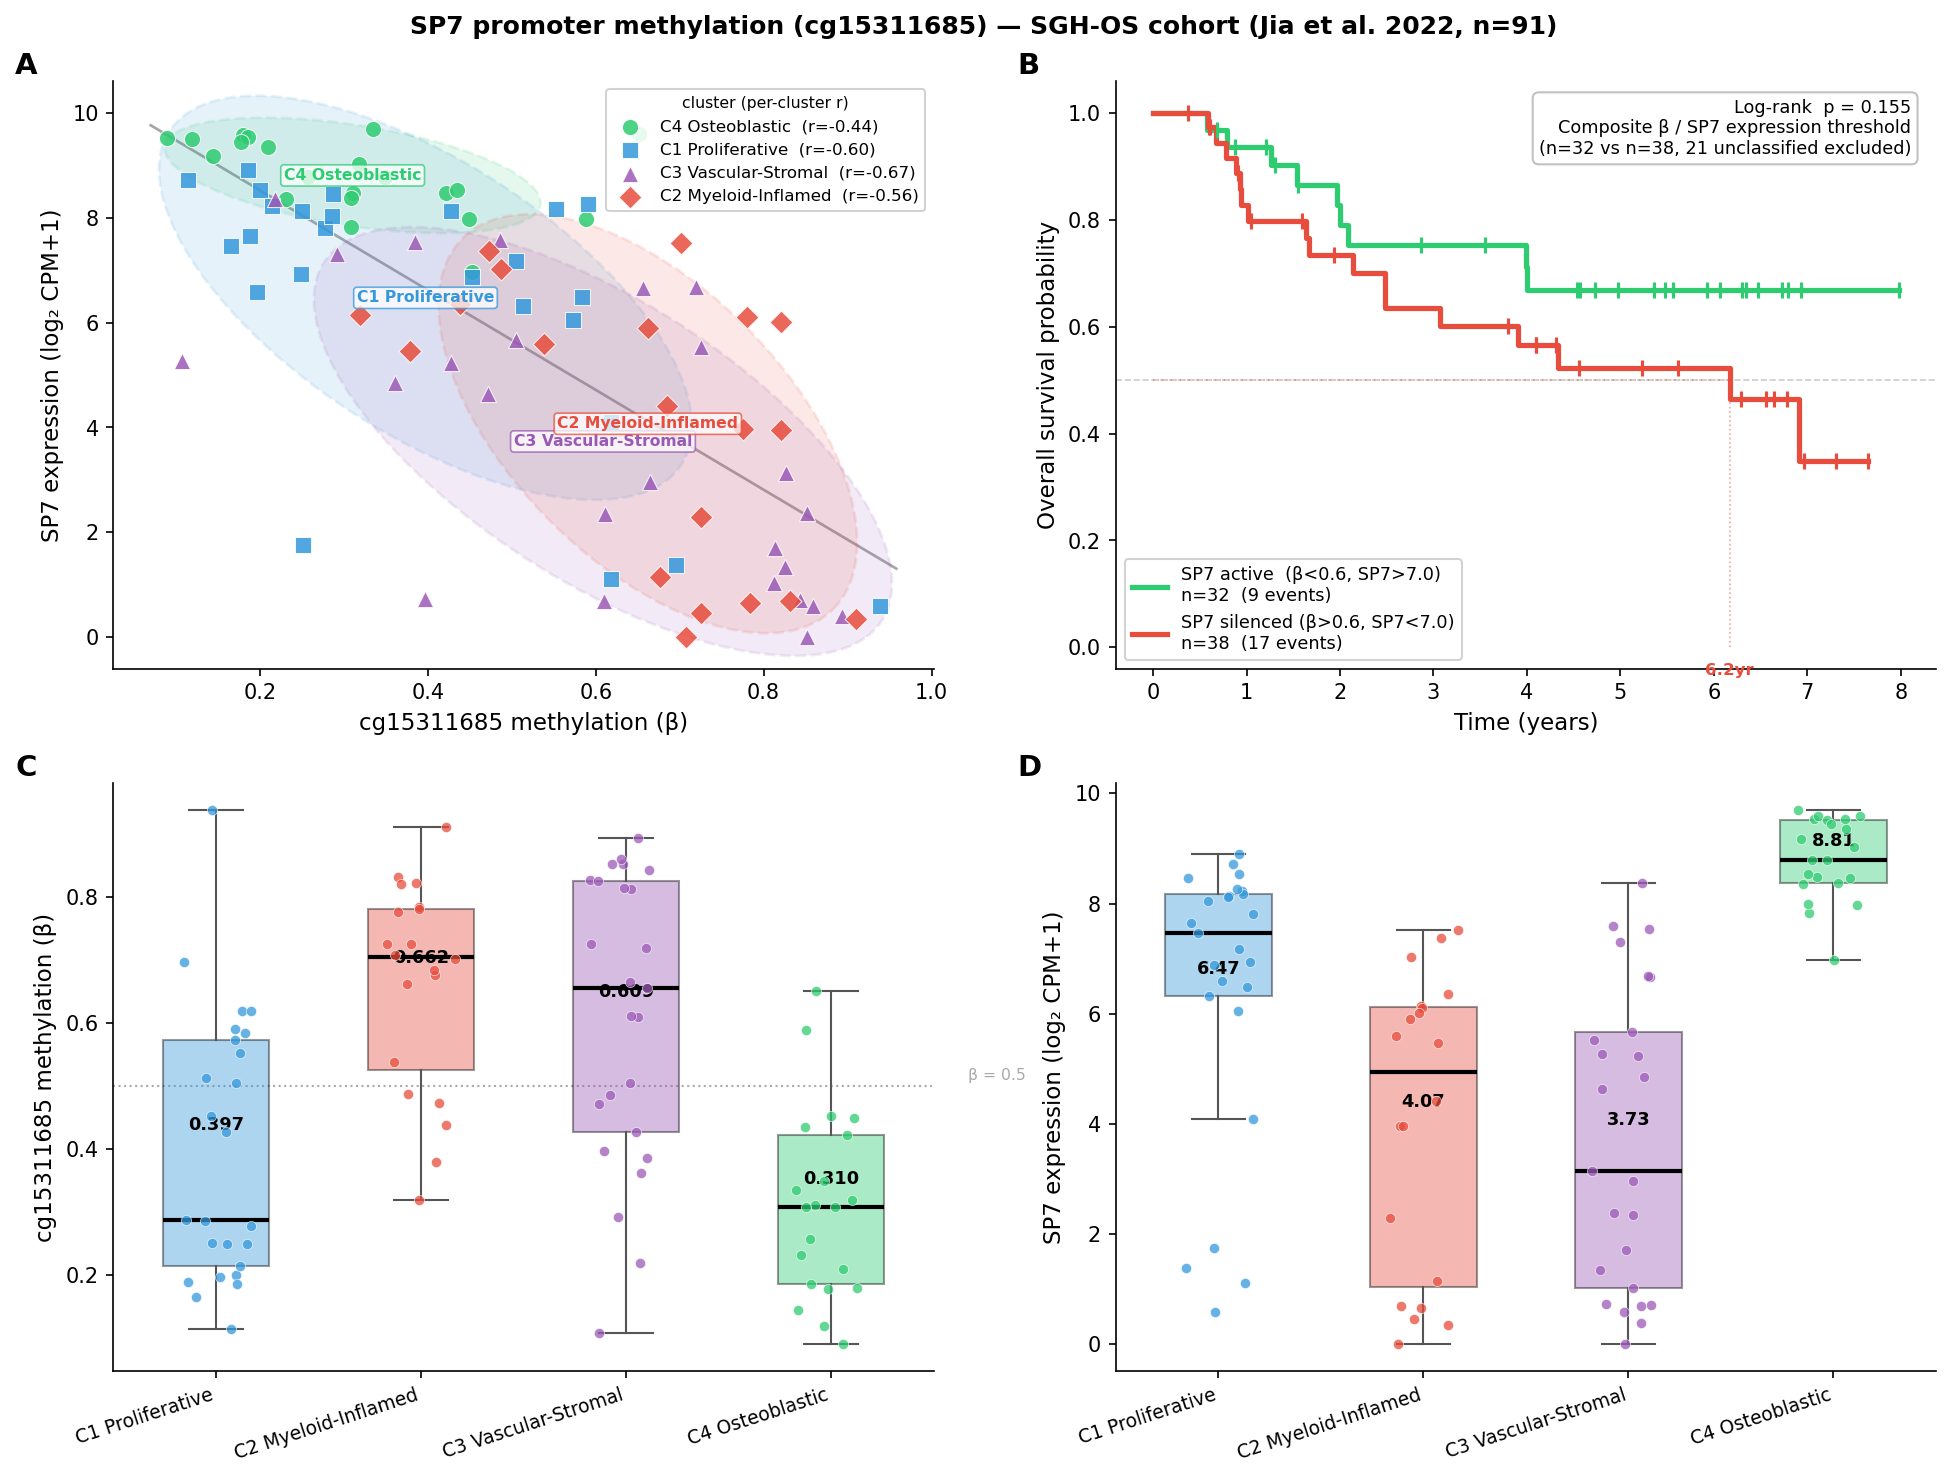

Recreate this plot in Python.
"""
SP7 / cg15311685 scatter plots — run3_methy deep dive
Uses raw (non-anonymized) OS Jia 2022 data.

Produces a 3-panel figure:
  Panel A: cg15311685 beta vs SP7 expression, points coloured by cluster
  Panel B: cg15311685 beta distribution per cluster (box + strip)
  Panel C: SP7 expression distribution per cluster (box + strip)

Run from repo root:
    conda run -n biodiscoverygym python analysis/sp7_cg15311685_scatter.py
"""

import numpy as np
import pandas as pd
import matplotlib.pyplot as plt
import matplotlib.patches as mpatches
from matplotlib.patches import Ellipse
import matplotlib.transforms as transforms
from scipy.stats import spearmanr, chi2

# ── paths ──────────────────────────────────────────────────────────────────
RAW_DIR = "data/external/os_jia2022"
OUT     = "analysis/sp7_cg15311685_scatter.png"
CPG     = "cg15311685"
ADJ_CPG = "cg04248332"   # adjacent SP7 probe found by G0 s7

# ── load raw data ──────────────────────────────────────────────────────────
meth = pd.read_parquet(f"{RAW_DIR}/methylation.parquet")
expr = pd.read_parquet(f"{RAW_DIR}/expression.parquet")
clin = pd.read_csv(f"{RAW_DIR}/OS_clinical.tsv", sep="\t", index_col=0)

common = meth.index.intersection(expr.index).intersection(clin.index)
meth, expr, clin = meth.loc[common], expr.loc[common], clin.loc[common]

# ── cluster mapping ────────────────────────────────────────────────────────
# mrna_cluster numbers match the agent's partition (confirmed by beta/expression values)
CLUSTER_MAP = {
    4: "C4 Osteoblastic",       # best prognosis, low methylation
    1: "C1 Proliferative",
    3: "C3 Vascular-Stromal",
    2: "C2 Myeloid-Inflamed",   # worst prognosis, high methylation
}
CLUSTER_ORDER = [4, 1, 3, 2]   # best → worst prognosis (used in scatter)
BOX_ORDER     = [1, 2, 3, 4]   # numeric order for box plots
COLOURS = {
    4: "#2ecc71",   # green  – best prognosis
    1: "#3498db",   # blue
    3: "#9b59b6",   # purple
    2: "#e74c3c",   # red    – worst prognosis
}

surv_time = np.where(clin["vital_status"] == "Dead",
                     clin["days_to_death"],
                     clin["days_to_last_follow_up"]).astype(float)
event = (clin["vital_status"] == "Dead").astype(int)

# ── composite SP7-promoter methylation score ───────────────────────────────
# Use all CpGs with Spearman r < -0.70 vs SP7 expression (same threshold as
# the landscape figure) to build a robust multi-CpG score
sp7_vals_all = expr["SP7"].values
_corrs = {cpg: spearmanr(meth[cpg].values, sp7_vals_all).statistic
          for cpg in meth.columns}
LANDSCAPE_CPGS = [cpg for cpg, r in _corrs.items() if r < -0.70]
print(f"Composite score CpGs (r < -0.70): {len(LANDSCAPE_CPGS)}")
composite_score = meth[LANDSCAPE_CPGS].mean(axis=1)   # mean beta across landscape

df = pd.DataFrame({
    "cluster":   clin["mrna_cluster"],
    "meth_cg15": meth[CPG],
    "meth_cg04": meth[ADJ_CPG],
    "sp7_expr":  expr["SP7"],
    "composite": composite_score,
    "surv_time": surv_time,
    "event":     event,
}, index=common)

# ── statistics ─────────────────────────────────────────────────────────────
r_cg15, p_cg15 = spearmanr(df["meth_cg15"], df["sp7_expr"])
r_cg04, p_cg04 = spearmanr(df["meth_cg04"], df["sp7_expr"])

print("Per-cluster statistics:")
print(f"{'Cluster':<22} {'n':>3}  {'beta mean':>9}  {'beta SD':>7}  {'SP7 mean':>8}  {'SP7 SD':>6}")
for c in CLUSTER_ORDER:
    sub = df[df["cluster"] == c]
    print(f"{CLUSTER_MAP[c]:<22} {len(sub):>3}  "
          f"{sub['meth_cg15'].mean():>9.3f}  {sub['meth_cg15'].std():>7.3f}  "
          f"{sub['sp7_expr'].mean():>8.2f}  {sub['sp7_expr'].std():>6.2f}")

print(f"\ncg15311685 × SP7:  r = {r_cg15:.3f},  p = {p_cg15:.2e}")
print(f"cg04248332 × SP7:  r = {r_cg04:.3f},  p = {p_cg04:.2e}")

# ── figure ─────────────────────────────────────────────────────────────────
# ── KM helpers ────────────────────────────────────────────────────────────
def kaplan_meier(time, event):
    time, event = np.array(time), np.array(event)
    event_times = np.sort(np.unique(time[event == 1]))
    t_pts, S = [0], [1.0]
    for t in event_times:
        at_risk = np.sum(time >= t)
        deaths  = np.sum((time == t) & (event == 1))
        S.append(S[-1] * (1 - deaths / at_risk))
        t_pts.append(t)
    # extend to max follow-up for step plot
    t_pts.append(time.max()); S.append(S[-1])
    return np.array(t_pts), np.array(S)

def logrank_p(t1, e1, t2, e2):
    t1, e1, t2, e2 = map(np.array, (t1, e1, t2, e2))
    event_times = np.sort(np.unique(np.concatenate([t1[e1==1], t2[e2==1]])))
    O1 = E1 = V = 0.0
    for t in event_times:
        n1 = np.sum(t1 >= t); n2 = np.sum(t2 >= t); n = n1 + n2
        d1 = np.sum((t1 == t) & (e1 == 1))
        d2 = np.sum((t2 == t) & (e2 == 1)); d = d1 + d2
        if n < 2: continue
        O1 += d1;  E1 += n1 * d / n
        if n > 1 and d < n:
            V += n1 * n2 * d * (n - d) / (n**2 * (n - 1))
    stat = (O1 - E1)**2 / V if V > 0 else 0
    return float(1 - chi2.cdf(stat, df=1))

fig, axes = plt.subplots(2, 2, figsize=(13, 10))
fig.suptitle(
    "SP7 promoter methylation (cg15311685) — SGH-OS cohort (Jia et al. 2022, n=91)",
    fontsize=12, fontweight="bold",
)
axes = axes.flatten()

# ── Panel A: scatter with confidence ellipses + per-cluster stats ──────────
ax = axes[0]

MARKERS = {4: "o", 1: "s", 3: "^", 2: "D"}   # distinct shape per cluster

def confidence_ellipse(x, y, ax, n_std=1.5, **kwargs):
    """Draw a covariance-based confidence ellipse for points (x, y)."""
    if len(x) < 3:
        return
    cov = np.cov(x, y)
    pearson = cov[0, 1] / (np.sqrt(cov[0, 0]) * np.sqrt(cov[1, 1]) + 1e-9)
    rx = np.sqrt(1 + pearson)
    ry = np.sqrt(1 - pearson)
    ellipse = Ellipse((0, 0), width=rx * 2, height=ry * 2, **kwargs)
    scale_x = np.sqrt(cov[0, 0]) * n_std
    scale_y = np.sqrt(cov[1, 1]) * n_std
    t = transforms.Affine2D() \
        .rotate_deg(45) \
        .scale(scale_x, scale_y) \
        .translate(np.mean(x), np.mean(y))
    ellipse.set_transform(t + ax.transData)
    ax.add_patch(ellipse)

for c in CLUSTER_ORDER:
    sub = df[df["cluster"] == c]
    x_c, y_c = sub["meth_cg15"].values, sub["sp7_expr"].values
    r_c, p_c = spearmanr(x_c, y_c)
    label = f"{CLUSTER_MAP[c]}  (r={r_c:.2f})"

    # confidence ellipse (1.5 SD)
    confidence_ellipse(x_c, y_c, ax,
                       facecolor=COLOURS[c], alpha=0.12,
                       edgecolor=COLOURS[c], linewidth=1.4, linestyle="--", zorder=2)

    # scatter points
    ax.scatter(x_c, y_c, c=COLOURS[c], marker=MARKERS[c],
               s=60, alpha=0.85, edgecolors="white", linewidths=0.5,
               zorder=4, label=label)

    # centroid label
    ax.annotate(
        CLUSTER_MAP[c].split()[0] + " " + CLUSTER_MAP[c].split()[1],
        xy=(np.mean(x_c), np.mean(y_c)),
        fontsize=7.5, fontweight="bold", color=COLOURS[c],
        ha="center", va="center",
        bbox=dict(boxstyle="round,pad=0.2", fc="white", ec=COLOURS[c],
                  alpha=0.75, linewidth=0.8),
        zorder=5,
    )

# overall regression line
x_all = df["meth_cg15"].values
y_all = df["sp7_expr"].values
m, b = np.polyfit(x_all, y_all, 1)
xline = np.linspace(x_all.min() - 0.02, x_all.max() + 0.02, 100)
ax.plot(xline, m * xline + b, color="black", lw=1.3, linestyle="-", alpha=0.35, zorder=1)

ax.set_xlabel("cg15311685 methylation (β)", fontsize=11)
ax.set_ylabel("SP7 expression (log₂ CPM+1)", fontsize=11)
ax.legend(fontsize=8, loc="upper right", framealpha=0.88,
          title="cluster (per-cluster r)", title_fontsize=7.5)
ax.spines[["top", "right"]].set_visible(False)
ax.text(-0.12, 1.05, "A", transform=ax.transAxes,
        fontsize=14, fontweight="bold", va="top", ha="left")

# ── Panel B: KM — composite SP7-promoter methylation score, median split ──
ax = axes[1]

# 2D absolute-value threshold: composite β < 0.60 AND SP7 > 7.0
# Both cutoffs are absolute measurements — apply to any new patient directly
BETA_CUT = 0.60
SP7_CUT  = 7.0
mask_low_meth  = (df["composite"] < BETA_CUT) & (df["sp7_expr"] > SP7_CUT)
mask_high_meth = (df["composite"] > BETA_CUT) & (df["sp7_expr"] < SP7_CUT)
# unclassified patients (neither condition) are excluded from KM

km_groups = [
    (mask_low_meth,  f"SP7 active  (β<{BETA_CUT}, SP7>{SP7_CUT})",    COLOURS[4]),
    (mask_high_meth, f"SP7 silenced (β>{BETA_CUT}, SP7<{SP7_CUT})", COLOURS[2]),
]

for mask, label, col in km_groups:
    t = df.loc[mask, "surv_time"].values
    e = df.loc[mask, "event"].values
    t_pts, S = kaplan_meier(t, e)
    n_dead  = int(e.sum())
    n_alive = len(t) - n_dead
    ax.step(t_pts / 365.25, S, where="post", color=col, lw=2.5,
            label=f"{label}\nn={len(t)}  ({n_dead} events)")
    cens_t = t[e == 0] / 365.25
    cens_S = [S[np.searchsorted(t_pts, ct * 365.25, side="right") - 1] for ct in cens_t]
    ax.scatter(cens_t, cens_S, marker="|", s=55, color=col, zorder=5, linewidth=1.5)
    med_idx = np.searchsorted(-np.array(S), -0.5)
    if med_idx < len(t_pts):
        med_yr = t_pts[med_idx] / 365.25
        ax.plot([0, med_yr], [0.5, 0.5], color=col, lw=0.8, linestyle=":", alpha=0.5)
        ax.plot([med_yr, med_yr], [0, 0.5], color=col, lw=0.8, linestyle=":", alpha=0.5)
        ax.text(med_yr, -0.03, f"{med_yr:.1f}yr", ha="center", va="top",
                fontsize=8, color=col, fontweight="bold")

p_val = logrank_p(df.loc[mask_low_meth,  "surv_time"].values, df.loc[mask_low_meth,  "event"].values,
                  df.loc[mask_high_meth, "surv_time"].values, df.loc[mask_high_meth, "event"].values)
p_str = f"p = {p_val:.3f}" if p_val >= 0.001 else f"p = {p_val:.2e}"
n_lo = mask_low_meth.sum(); n_hi = mask_high_meth.sum()
n_excl = (~mask_low_meth & ~mask_high_meth).sum()
ax.text(0.97, 0.97,
        f"Log-rank  {p_str}\nComposite β / SP7 expression threshold\n(n={n_lo} vs n={n_hi}, {n_excl} unclassified excluded)",
        transform=ax.transAxes, ha="right", va="top", fontsize=8.5,
        bbox=dict(boxstyle="round,pad=0.35", fc="white", ec="#bbb", alpha=0.9))

ax.axhline(0.5, color="#ccc", lw=0.8, linestyle="--", zorder=0)
ax.set_xlabel("Time (years)", fontsize=11)
ax.set_ylabel("Overall survival probability", fontsize=11)
ax.set_ylim(-0.04, 1.06)
ax.legend(fontsize=8.5, loc="lower left", framealpha=0.88)
ax.spines[["top", "right"]].set_visible(False)
ax.text(-0.12, 1.05, "B", transform=ax.transAxes,
        fontsize=14, fontweight="bold", va="top", ha="left")

# ── Panel C: cg15311685 beta by cluster (C1→C4) ───────────────────────────
ax = axes[2]
rng = np.random.default_rng(42)
for i, c in enumerate(BOX_ORDER):
    sub = df[df["cluster"] == c]["meth_cg15"].values
    ax.boxplot(
        sub, positions=[i], widths=0.52,
        patch_artist=True,
        boxprops=dict(facecolor=COLOURS[c], alpha=0.40),
        medianprops=dict(color="black", linewidth=2.0),
        whiskerprops=dict(color="#555", linewidth=1.0),
        capprops=dict(color="#555", linewidth=1.0),
        showfliers=False,
    )
    jitter = rng.uniform(-0.18, 0.18, len(sub))
    ax.scatter(np.full(len(sub), i) + jitter, sub,
               c=COLOURS[c], s=24, alpha=0.75, zorder=4,
               edgecolors="white", linewidths=0.35)
    ax.text(i, sub.mean() + 0.027, f"{sub.mean():.3f}",
            ha="center", va="bottom", fontsize=8.5, fontweight="bold")

ax.axhline(0.5, color="#aaa", lw=1.0, linestyle=":", zorder=1)
ax.text(len(BOX_ORDER) - 0.05, 0.505, "β = 0.5", color="#aaa",
        fontsize=7.5, va="bottom", ha="right")
ax.set_xticks(range(len(BOX_ORDER)))
ax.set_xticklabels([CLUSTER_MAP[c] for c in BOX_ORDER], rotation=18, ha="right", fontsize=9)
ax.set_ylabel("cg15311685 methylation (β)", fontsize=11)
ax.spines[["top", "right"]].set_visible(False)
ax.text(-0.12, 1.05, "C", transform=ax.transAxes,
        fontsize=14, fontweight="bold", va="top", ha="left")

# ── Panel D: SP7 expression by cluster (C1→C4) ────────────────────────────
ax = axes[3]
rng = np.random.default_rng(42)
for i, c in enumerate(BOX_ORDER):
    sub = df[df["cluster"] == c]["sp7_expr"].values
    ax.boxplot(
        sub, positions=[i], widths=0.52,
        patch_artist=True,
        boxprops=dict(facecolor=COLOURS[c], alpha=0.40),
        medianprops=dict(color="black", linewidth=2.0),
        whiskerprops=dict(color="#555", linewidth=1.0),
        capprops=dict(color="#555", linewidth=1.0),
        showfliers=False,
    )
    jitter = rng.uniform(-0.18, 0.18, len(sub))
    ax.scatter(np.full(len(sub), i) + jitter, sub,
               c=COLOURS[c], s=24, alpha=0.75, zorder=4,
               edgecolors="white", linewidths=0.35)
    ax.text(i, sub.mean() + 0.17, f"{sub.mean():.2f}",
            ha="center", va="bottom", fontsize=8.5, fontweight="bold")

ax.set_xticks(range(len(BOX_ORDER)))
ax.set_xticklabels([CLUSTER_MAP[c] for c in BOX_ORDER], rotation=18, ha="right", fontsize=9)
ax.set_ylabel("SP7 expression (log₂ CPM+1)", fontsize=11)
ax.spines[["top", "right"]].set_visible(False)
ax.text(-0.12, 1.05, "D", transform=ax.transAxes,
        fontsize=14, fontweight="bold", va="top", ha="left")

plt.tight_layout()
plt.savefig(OUT, dpi=150, bbox_inches="tight")
print(f"\nSaved → {OUT}")
